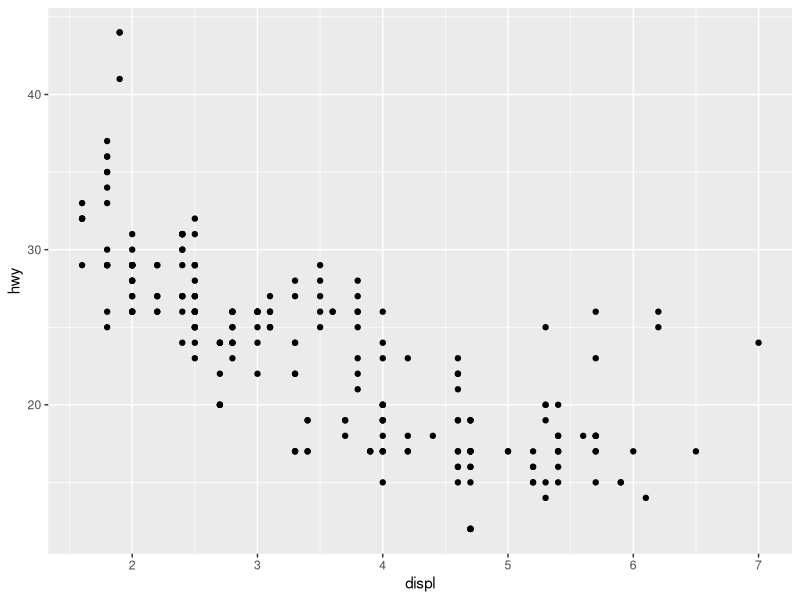
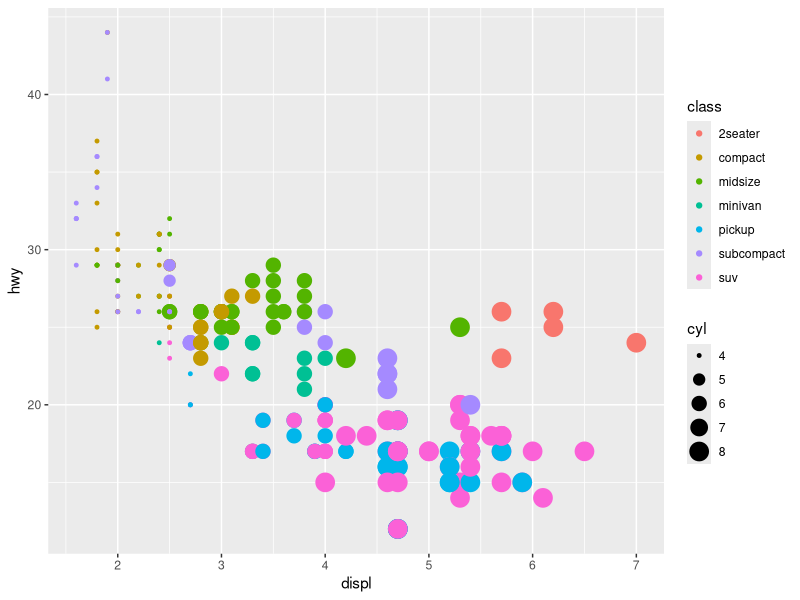
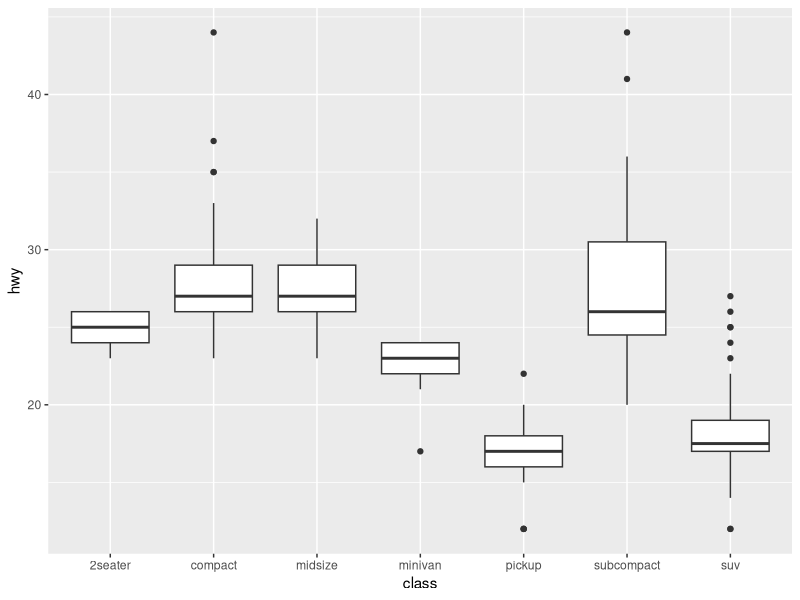
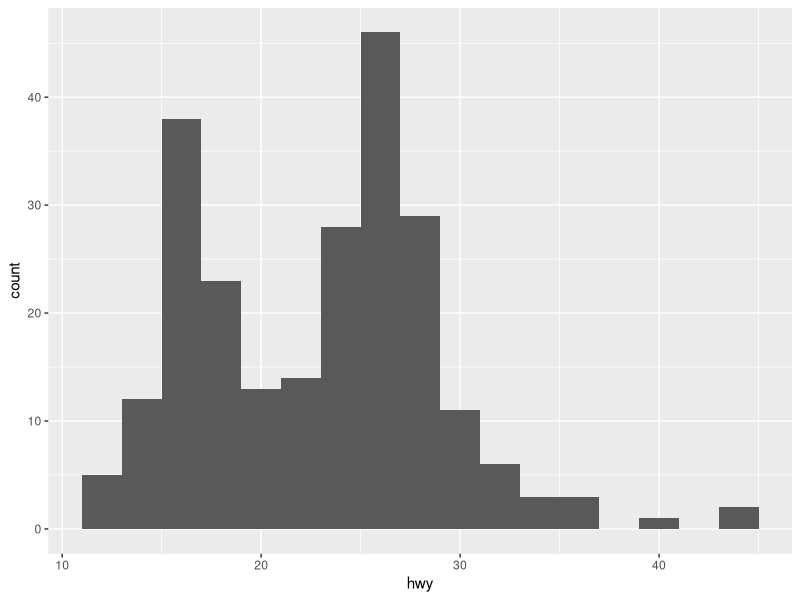
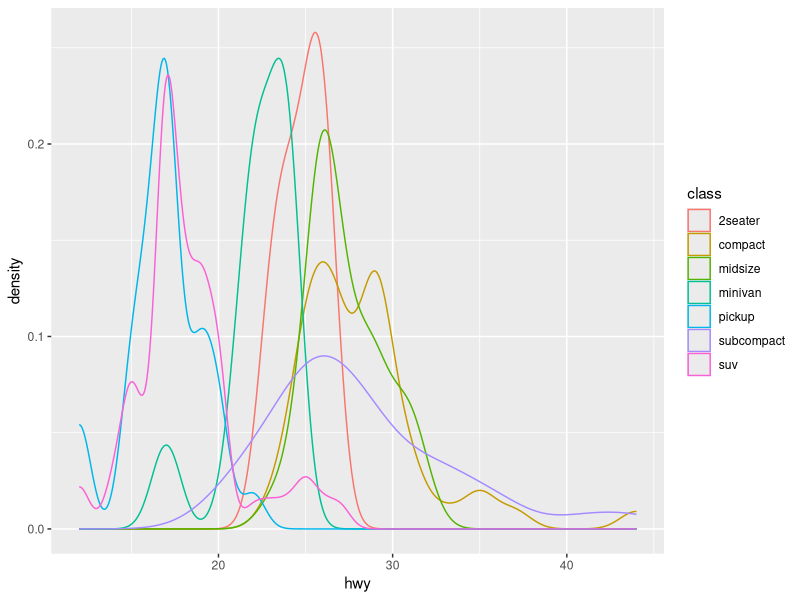
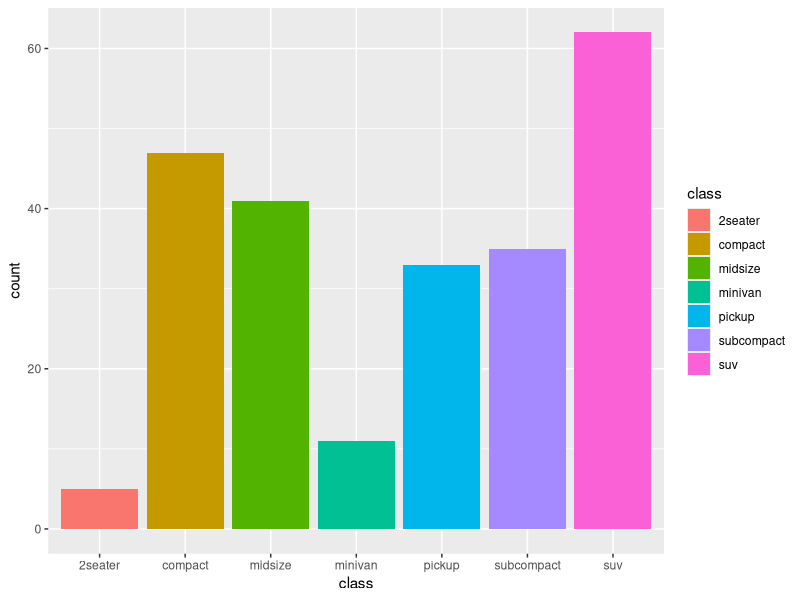
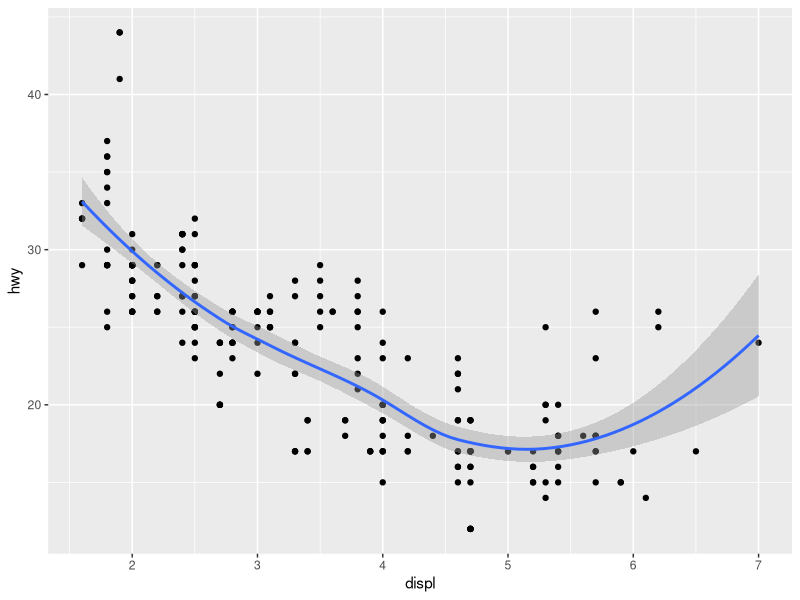
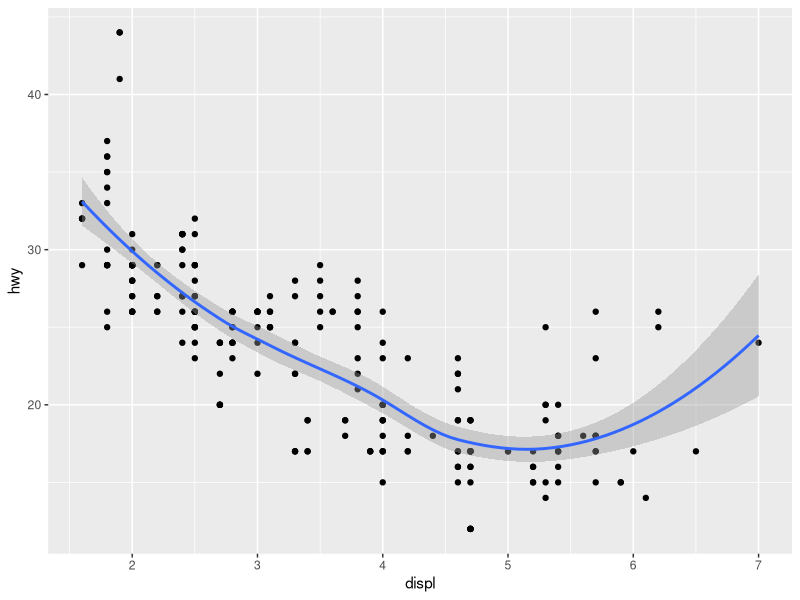

These figures' R source, in order: (Note: this script raises an error after producing the figures.)
## ---- chunk 1
library(tidyverse)
## ---- chunk 2
mpg
## ---- chunk 3
ggplot(data = mpg) +
  geom_point(mapping = aes(x = displ, y = hwy))
## ---- chunk 4
ggplot(data = mpg) +
  geom_point(mapping = aes(x = displ, y = hwy, color = class, size = cyl))
## ---- chunk 5
ggplot(mpg) + geom_boxplot(aes(class, hwy))
## ---- chunk 6
ggplot(mpg) +
  geom_histogram(aes(hwy), binwidth = 2)
## ---- chunk 7
ggplot(mpg) +
  geom_density(aes(hwy, color = class))
## ---- chunk 8
ggplot(mpg) +
  geom_bar(aes(class, fill = class))
## ---- chunk 9
ggplot(mpg, aes(displ, hwy)) + 
  geom_point() +
  geom_smooth()
## ---- chunk 10
getwd()
## ---- chunk 11
ggsave()
